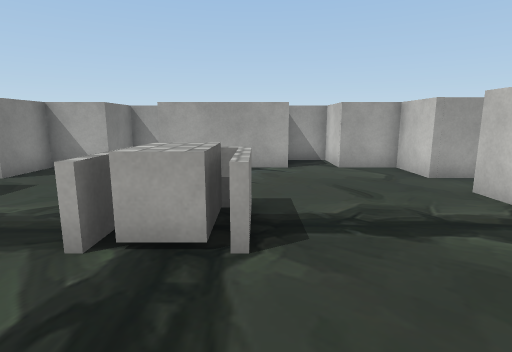
view 1 (above)

12 first-person views from a walk through a Unity game level. The camera is 1.4 m above the floor, tilts 10° down and sees 80° across. The floor is counted in squares, 1 m on a side. Each view is taken from the middle of a square. On the plan, view 1 faces up. The plan holds only what a view shows up to about 14 squares ahead; the rest is blank. The player is left out. Some animated figures are not drawn. Some surface patterns are stand-ins.

view 2
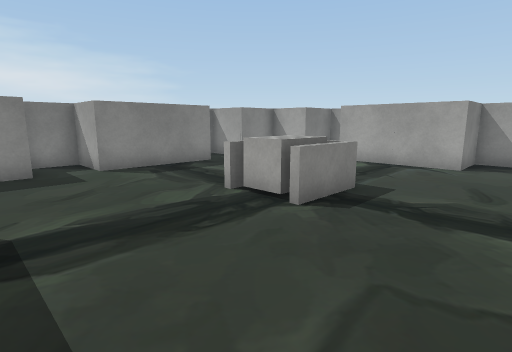

view 3
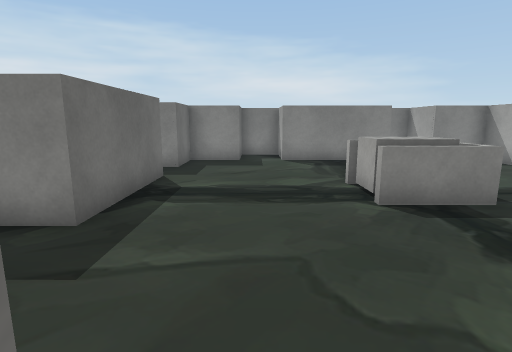

view 4
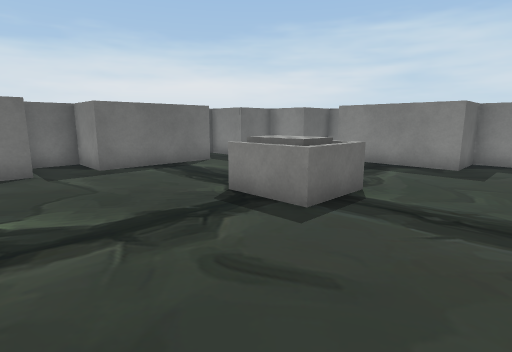

view 5
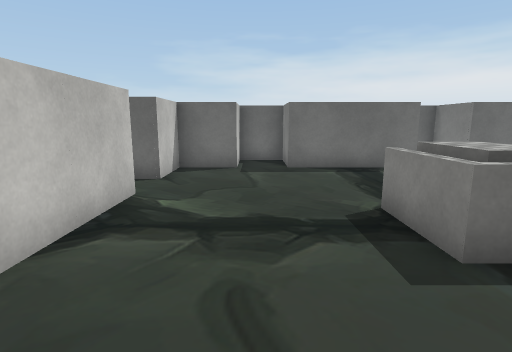

view 6
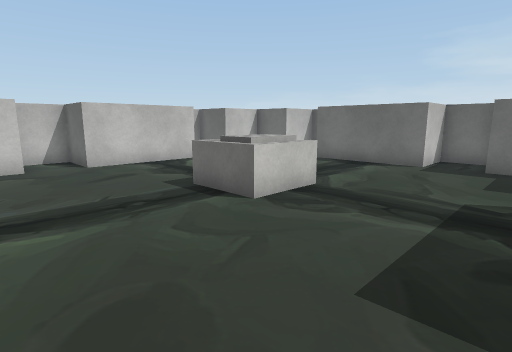

view 7
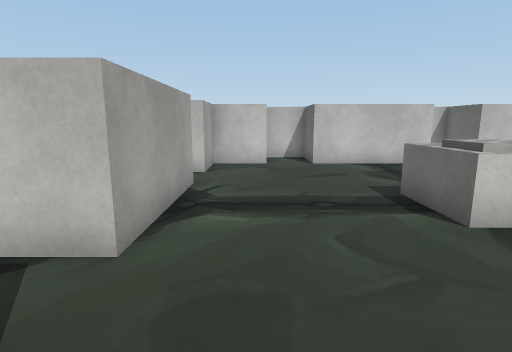

view 8
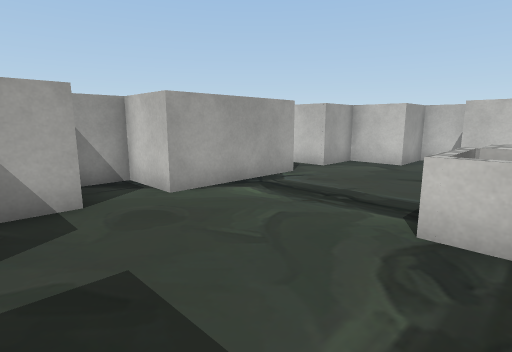

view 9
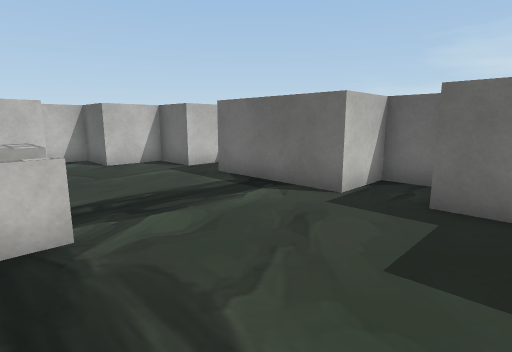

view 10
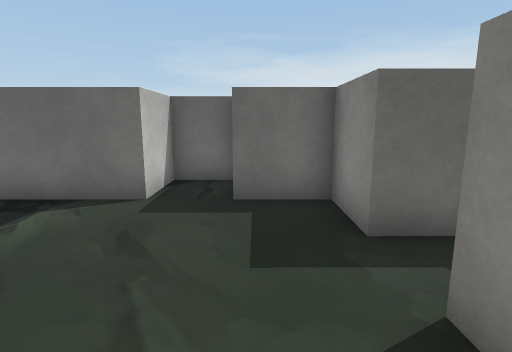

view 11
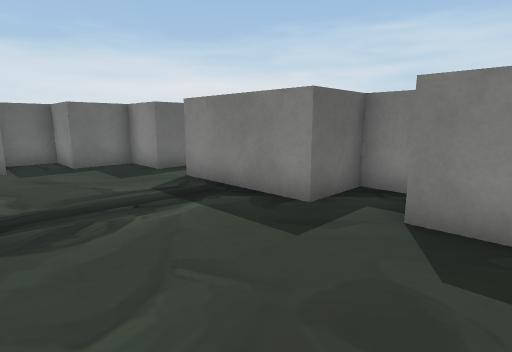

view 12
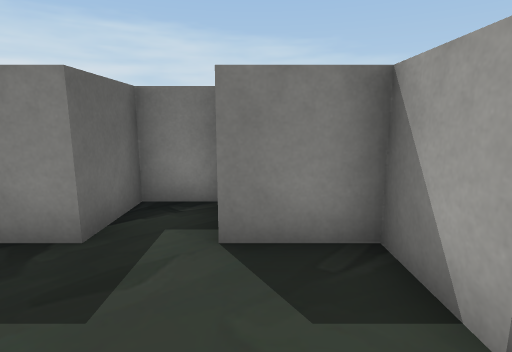

### Floor plan
Points are (right, up) in squares from view 1. A wall is a line through its corners. A room is listed if a view was taken in it or the views show most of it. See-through windows are left out.
Room 1 (views 1, 2, 3, 4, 5, 6, 7, 8, 9, 10, 11, 12)
walls: (4.4, 2) (4.4, 6) (6.3, 6) (6.3, 7.6) (4.4, 7.6) (4.4, 9.5) (2.6, 9.5) (2.6, 11.4) (1, 11.4) (1, 9.5) (-3, 9.5) (-3, 11.4) (-4.6, 11.4) (-4.6, 9.5) (-6.4, 9.5) (-6.4, 7.6) (-8.3, 7.6) (-8.3, 6) (-6.4, 6) (-6.4, 2) (-8.3, 2) (-8.3, 0.4) (-6.4, 0.4) (-6.4, -1.5) (-4.6, -1.5) (-4.6, -3.4) (-3, -3.4) (-3, -1.5) (1, -1.5) (1, -3.4) (2.6, -3.4); (2.6, -3.1) (2.6, -1.5) (4.4, -1.5) (4.4, 0.4) (6.3, 0.4) (6.3, 1.8)
low walls: (-0.3, 4.9) (-1.9, 4.9) (-1.9, 3); (-2.1, 3) (-2.1, 5.1) (-0.1, 5.1) (-0.1, 3)
objects: other object (-1, 3) to (-1, 4)

Positions as (right, up) in squares from view 1, and headings:
1: (0, 0), facing up
2: (3, -1), facing up-left
3: (5, 1), facing left
4: (4, 8), facing down-left
5: (2, 8), facing down
6: (-6, 9), facing down-right
7: (-6, 8), facing right
8: (-6, 4), facing up-right
9: (-6, 4), facing down-right
10: (-5, 4), facing down
11: (-2, 9), facing down-left
12: (-3, 8), facing left
